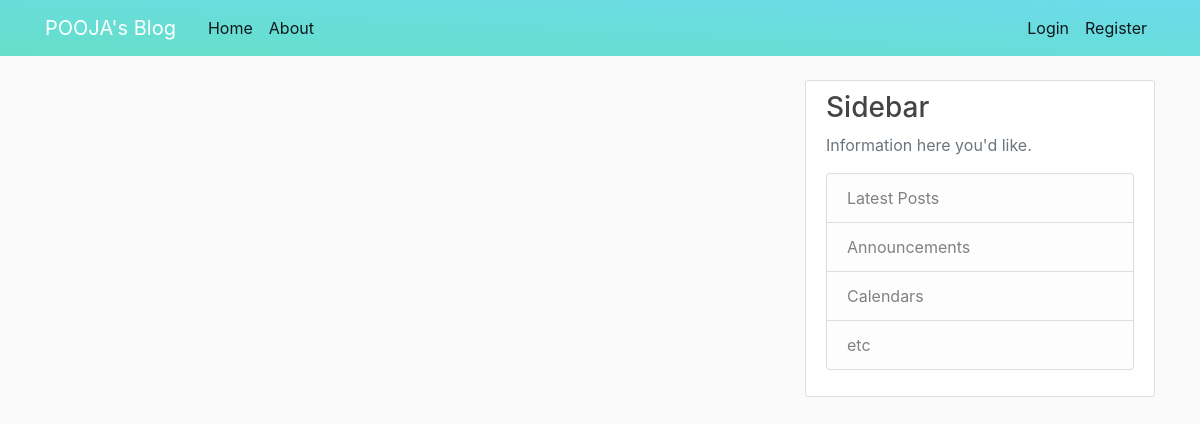
The app's page /home, older data.
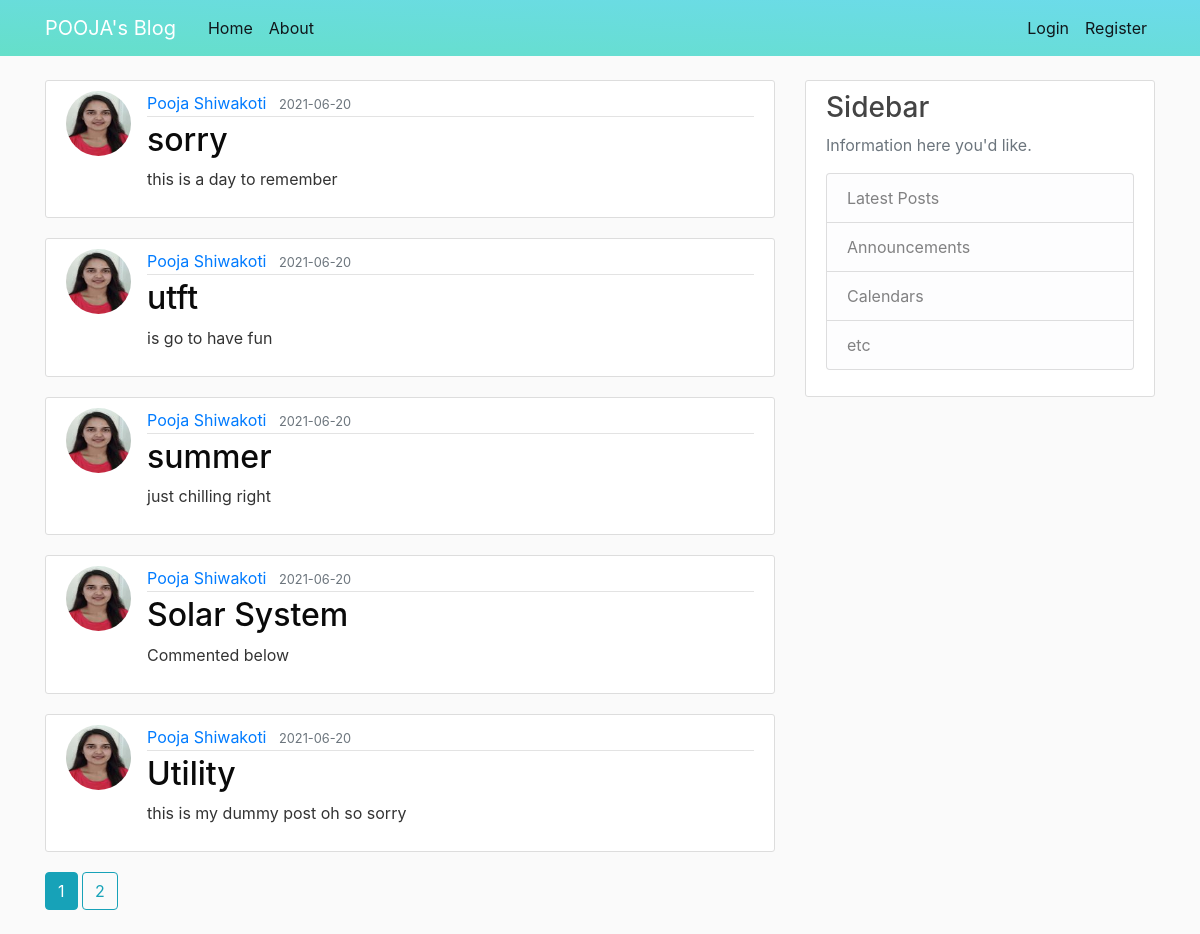
The same page, newer data.
### flaskblog/models.py (models this page shows, shortened)
class Post(db.Model):
    id = db.Column(db.Integer, primary_key=True)
    title = db.Column(db.String(100), nullable=False)
    date_posted = db.Column(db.DateTime, nullable=False, default=datetime.utcnow)
    content = db.Column(db.Text, nullable=False)
    user_id = db.Column(db.Integer, db.ForeignKey('user.id'), nullable=False)

class User(db.Model, UserMixin):
    id = db.Column(db.Integer, primary_key=True)
    username = db.Column(db.String(20), unique=True, nullable=False)
    email = db.Column(db.String(120), unique=True, nullable=False)
    image_file = db.Column(db.String(20), nullable=False, default='default.jpg')
    password = db.Column(db.String(60), nullable=False)
    posts = db.relationship('Post', backref='author', lazy=True)

### flaskblog/routes.py (the view)
@app.route("/")
@app.route("/home")
def home():
    page = request.args.get('page', 1, type = int)
    posts = Post.query.order_by(Post.date_posted.desc()).paginate(page= page, per_page=5)
    return render_template('home.html', posts=posts)

### flaskblog/templates/home.html
{% extends "layout.html" %}
{% block content %}
    {% for post in posts.items %}
        <article class="media content-section">
          <img class="rounded-circle article-img" src="{{ url_for('static', filename='images/' + post.author.image_file) }}">
          <div class="media-body">
            <div class="article-metadata">
              <a class="mr-2" href="{{ url_for('user_posts', username=post.author.username) }}">{{ post.author.username }}</a>
              <small class="text-muted">{{ post.date_posted.strftime('%Y-%m-%d') }}</small>
            </div>
            <h2><a class="article-title" href="{{ url_for('post', post_id=post.id) }}">{{ post.title }}</a></h2>
            <p class="article-content">{{ post.content }}</p>
          </div>
        </article>
    {% endfor %}
    {% for page_num in posts.iter_pages(left_edge=1, right_edge=1, left_current=1, right_current=2) %}
      {% if page_num %}
        {% if posts.page == page_num %}
          <a class="btn btn-info mb-4" href="{{ url_for('home', page=page_num) }}">{{ page_num }}</a>
        {% else %}
          <a class="btn btn-outline-info mb-4" href="{{ url_for('home', page=page_num) }}">{{ page_num }}</a>
        {% endif %}
      {% else %}
        ...
      {% endif %}
    {% endfor %}
{% endblock content %}

Row changes from the older to the newer data that the page shows:
added Post: image_file (picture), author.username "Pooja Shiwakoti", date_posted "2021-06-20", title "sorry", content "this is a day to remember"
added Post: image_file (picture), author.username "Pooja Shiwakoti", date_posted "2021-06-20", title "utft", content "is go to have fun"
added Post: image_file (picture), author.username "Pooja Shiwakoti", date_posted "2021-06-20", title "summer", content "just chilling right"
added Post: image_file (picture), author.username "Pooja Shiwakoti", date_posted "2021-06-20", title "Solar System", content "Commented below"
added Post: image_file (picture), author.username "Pooja Shiwakoti", date_posted "2021-06-20", title "Utility", content "this is my dummy post oh so sorry"
Text that changed along with them:
new list line: "1"
new list line: "2"
